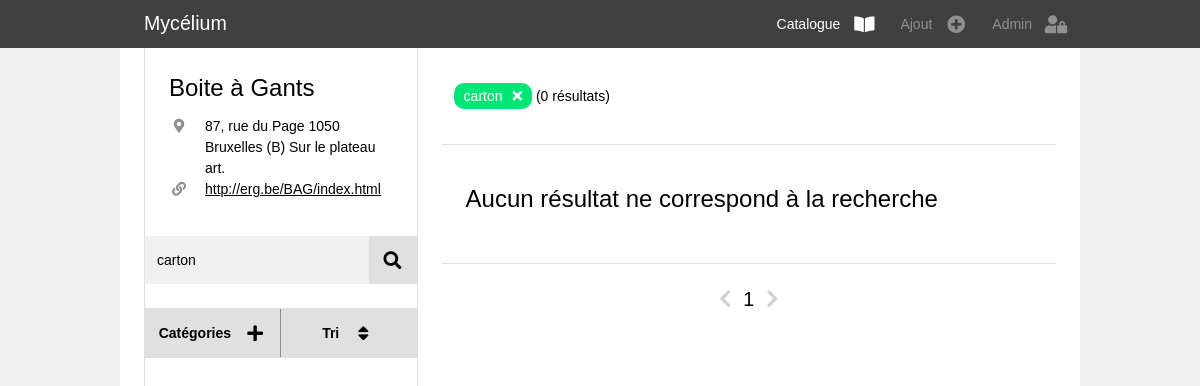
Page /catalogue.php?r=bag&q=carton on the earlier database version.
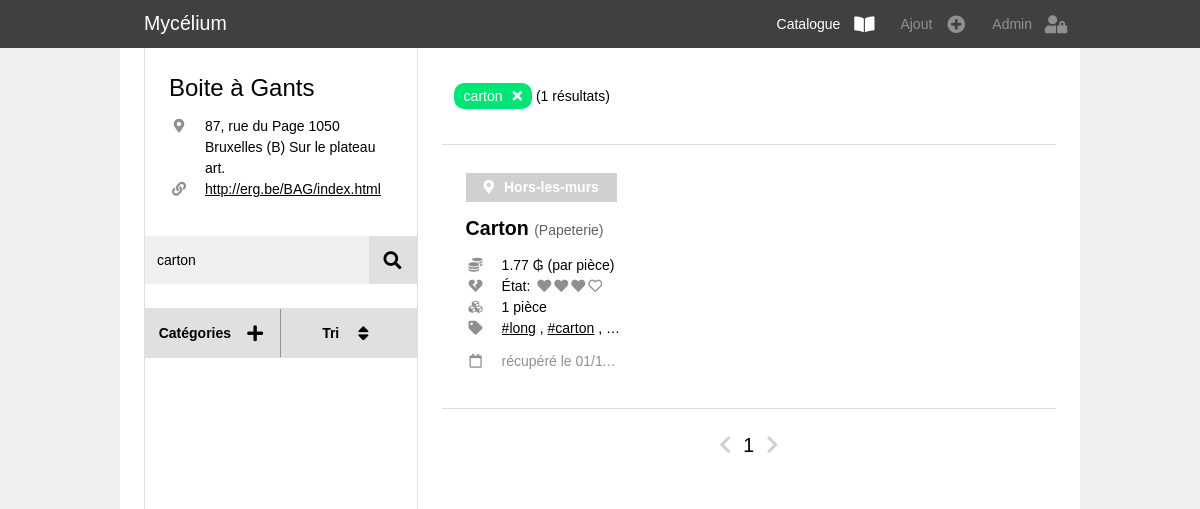
Same page on the later database version.
### tables this page shows
CREATE TABLE IF NOT EXISTS `recuperatheques` (
  `ID` int(11) NOT NULL AUTO_INCREMENT,
  `nom` varchar(255) NOT NULL,
  `adresse` varchar(255) NOT NULL,
  `monnaie` varchar(8) NOT NULL,
  `telephone` varchar(16) NOT NULL,
  `mdp` varchar(32) NOT NULL,
  `site` varchar(255) NOT NULL,
  `raccourci` varchar(16) NOT NULL,
  PRIMARY KEY (`ID`)
);

CREATE TABLE IF NOT EXISTS `bag` (
  `ID` int(11) NOT NULL AUTO_INCREMENT,
  `ID_categorie` int(11) NOT NULL,
  `ID_souscategorie` int(11) NOT NULL,
  `pieces` int(11) NOT NULL,
  `dimensions` varchar(255) NOT NULL,
  `etat` int(11) NOT NULL,
  `tags` text NOT NULL,
  `remarques` text NOT NULL,
  `date_ajout` datetime NOT NULL DEFAULT CURRENT_TIMESTAMP,
  `poids` float NOT NULL,
  `prix` float NOT NULL,
  `localisation` varchar(255) NOT NULL,
  PRIMARY KEY (`ID`)
);

CREATE TABLE IF NOT EXISTS `souscategorie` (
  `ID` int(11) NOT NULL AUTO_INCREMENT,
  `nom` varchar(255) NOT NULL,
  `ID_categorie` int(11) NOT NULL,
  `unite` varchar(255) NOT NULL,
  `prix` float NOT NULL,
  PRIMARY KEY (`ID`)
);

CREATE TABLE IF NOT EXISTS `categorie` (
  `ID` int(11) NOT NULL AUTO_INCREMENT,
  `nom` varchar(255) NOT NULL,
  `score` int(11) NOT NULL,
  PRIMARY KEY (`ID`)
);

### connection_db.php (called while the page is built, shortened)
<?php
  function link_construct($params, $web_page = 1){
    if ($web_page==1){
      $web_page = basename($_SERVER['PHP_SELF']);
    }
    $getURL = $web_page . '?' . http_build_query(array_merge($_GET, $params));
    return $getURL;
  }
?>

### catalogue.php (the view, shortened to what this page needs)
<!DOCTYPE html>
<html lang="en">
<head>
  <link rel="stylesheet" href="css/w3.css">
  <link rel="stylesheet" href="https://use.fontawesome.com/releases/v5.7.0/css/all.css">
  <link rel="stylesheet" href="https://indestructibletype.com/fonts/Jost.css" type="text/css" charset="utf-8" />
  <link rel="stylesheet" href="css/main.css">
  <link rel="stylesheet" href="css/menu.css">
  <link rel="stylesheet" href="css/item.css">
</head>
<body>
  <?php
    include('connection_db.php')
  ?>
  <?php
    $req = $bdd->prepare(' SELECT raccourci FROM recuperatheques ');
    $req->execute();
    $recuperatheques = array();
    while($item = $req->fetch()){
      array_push($recuperatheques,$item['raccourci']);
    }
    if (isset($_GET['r']) && in_array($_GET['r'], $recuperatheques)){
      $recuperatheque = htmlspecialchars($_GET['r']);
    } else{
      $recuperatheque = "bag";
    }
  ?>
  <?php
    include('categories_system.php');
  ?>
  <?php
    if (isset($_GET['q'])){
      $query = htmlspecialchars($_GET['q']);
    } else{
      $query = null;
    }
    $tri_option = array('date_ajout' => 'Date de récupération',
                        'prix' => 'Prix par pièce',
                        'etat' => 'État d\'usure',
                        'pieces' => 'Pièces disponibles');
    if (isset($_GET['order']) && array_key_exists($_GET['order'], $tri_option)){
      $tri = htmlspecialchars($_GET['order']);
    } else{
      $tri = 'date_ajout';
    }
    if(isset($_GET['catsearch']) and $_GET['catsearch']!=0
    and array_key_exists($_GET['catsearch'], $system)){
      $catsearch = htmlspecialchars($_GET['catsearch']);
    } else{
      $catsearch = null;
    }
    if(isset($_GET['sscatsearch']) and $_GET['sscatsearch']!=0
      and array_key_exists($_GET['sscatsearch'], $system[$catsearch]['sscats'])){
      $sscatsearch = htmlspecialchars($_GET['sscatsearch']);
    } else{
      $sscatsearch = null;
    }
    if (isset($_GET['page']) && is_numeric($_GET['page'])) {
      $page = (int) htmlspecialchars($_GET['page']);
    } else{
      $page = 1;
    }
  ?>
  <?php
    include('header.php');
  ?>
  <div class="quasi-fullwidth space-header">
    <div class="catalogue">
      <div class="flex-menu">
        <div class="recuperatheque-info">
          <?php
            $req = $bdd->prepare(' SELECT * FROM recuperatheques WHERE raccourci = :recuperatheque ');
            $req->bindValue(':recuperatheque', $recuperatheque , PDO::PARAM_STR);
            $req->execute();
            while($item = $req->fetch()){?>
              <h3> <?php echo $item['nom'] ;?> </h3>
              <?php if ($item['adresse']){ ?>
                <div class="item-info-line">
                  <i class="fas fa-map-marker-alt item-icon"></i>
                  <div class="item-info"> <?php echo $item['adresse'];?> </div>
                </div>
                <?php
                }
              ?>
              <?php if ($item['site']){ ?>
                <div class="item-info-line">
                  <i class="fas fa-link item-icon"></i>
                  <a class="item-info" href="<?php echo $item['site'];?>" target="_blank"> <?php echo $item['site'];?></a>
                </div>
              <?php
              }
            }
          ?>
        </div>
        <form class="search-bar" action="catalogue.php" method="GET">
          <input type="text" class="search-bar-input" name="q" placeholder="Recherche..." value="<?php echo $query?>">
          <button class="w3-large fa fa-search search-bar-button" type="submit"></button>
        </form>
        <div class="menu-container" id="menu-container">
          <div class="menu-bar">
            <button id="cat-button" class="button-flex menu-button separation" onclick="openMenu(event,'categories')">
              <div class="button-title">Catégories</div>
              <i class='button-icon w3-large fas fa-plus'></i>
            </button>
            <button id="tri-button" class="button-flex menu-button" onclick="openMenu(event,'tri')">
              <div class="button-title">Tri</div>
              <i class='button-icon w3-large fas fa-sort'></i>
            </button>
          </div>
        </div>
      </div>
      <div class="flex-items">
        <?php
          $limit= 12;
          $starting_limit = ($page-1)*$limit;
          $req = $bdd->prepare('  SELECT COUNT(*) AS total
          FROM ' . $recuperatheque . ' c
          INNER JOIN categorie cat ON c.ID_categorie=cat.ID
          INNER JOIN souscategorie sscat ON c.ID_souscategorie=sscat.ID
          WHERE (cat.nom LIKE :search OR sscat.nom LIKE :search OR dimensions LIKE :search OR tags LIKE :search OR remarques LIKE :search)
          AND (c.ID_souscategorie = :sscatsearch OR :sscatsearch is null)
          AND (c.ID_categorie = :catsearch OR :catsearch is null)
          ');
          $req->bindValue(':search', '%' . $query . '%', PDO::PARAM_STR);
          $req->bindValue(':sscatsearch', $sscatsearch, PDO::PARAM_INT);
          $req->bindValue(':catsearch', $catsearch, PDO::PARAM_INT);
          $req->execute();
          $total_count = $req->fetch()['total'];
          $req = $bdd->prepare('  SELECT
          c.ID AS ID_item, c.ID_categorie, c.ID_souscategorie, c.pieces AS pieces, c.dimensions AS dimensions, c.etat AS etat, c.tags AS tags,
          c.prix AS prix, c.poids AS poids, c.remarques AS remarques, c.localisation AS localisation,
          c.date_ajout AS date_ajout, DATE_FORMAT(c.date_ajout, \'%d/%m/%Y\') AS date_ajout_fr,
          cat.ID, cat.nom AS categorie,
          sscat.ID AS sscatID, sscat.ID_categorie, sscat.unite AS unitesscat, sscat.prix AS prixsscat, sscat.nom AS sous_categorie
          FROM ' . $recuperatheque . ' c
          INNER JOIN categorie cat ON c.ID_categorie=cat.ID
          INNER JOIN souscategorie sscat ON c.ID_souscategorie=sscat.ID
          WHERE (cat.nom LIKE :search OR sscat.nom LIKE :search OR dimensions LIKE :search OR tags LIKE :search OR remarques LIKE :search)
          AND (c.ID_souscategorie = :sscatsearch OR :sscatsearch is null)
          AND (c.ID_categorie = :catsearch OR :catsearch is null)
          ORDER BY ' . $tri . ' DESC
          LIMIT ' . $starting_limit . ', ' . $limit
          );
          $req->bindValue(':search', '%' . $query . '%', PDO::PARAM_STR);
          $req->bindValue(':sscatsearch', $sscatsearch, PDO::PARAM_INT);
          $req->bindValue(':catsearch', $catsearch, PDO::PARAM_INT);
          $req->execute();
        ?>
        <div class="search-resume-wrapper">
          <div class="search-resume">
            <?php
              if($query != '' || $catsearch != 0){
                if($query != ''){
                  ?>
                    <a href=" <?php echo link_construct(array('q'=>null)) ?> ">
                      <?php echo $query ?>
                    </a>
                  <?php
                }
                  ?>
                  <?php
              }
              echo ' (' . $total_count . ' résultats)';
            ?>
          </div>
        </div>
        <div class="items-container">
          <?php
            if ($req->rowCount() > 0) {
              while($item = $req->fetch()){
                ?>
                  <div class="item-wrapper">
                    <?php include('item.php');?>
                  </div>
                <?php
              }
            }
            else {
              echo '<h3 class="erreur"> Aucun résultat ne correspond à la recherche </h3>';
            }
          ?>
        </div>
        <div class="page-nav">
          <a href= <?php echo link_construct(array('page'=>$page-1)) ?>
             class="<?php if($page-1 <= 0){ echo 'disabled'; } ?>">
             <i class='fas fa-chevron-left'></i>
          </a>
          <?php echo $page; ?>
          <a href= <?php echo link_construct(array('page'=>$page+1)) ?>
             class="<?php if(($page)*$limit >= $total_count){ echo 'disabled'; } ?>">
             <i class='fas fa-chevron-right'></i>
          </a>
        </div>
      </div>
    </div>
  </div>
</body>
</html>

### header.php
<div class="header-container">
  <div class="header quasi-fullwidth">
    <div class="header-title"><a href="catalogue.php">Mycélium</a></div>
    <a href="catalogue.php" class="nav-button
      <?php if(in_array(basename($_SERVER['PHP_SELF']),array("catalogue.php","item_page.php"))){
          echo "page-selected"; } ?>">
      <div class="nav-title">Catalogue</div>
      <i class="nav-icon w3-large fas fa-book-open"></i>
    </a>
    <a href="add_form.php" class="nav-button
      <?php if(basename($_SERVER['PHP_SELF'])=="add_form.php"){
          echo "page-selected"; } ?>">
      <div class="nav-title">Ajout</div>
      <i class="nav-icon w3-large fas fa-plus-circle"></i>
    </a>
    <a href="log.php" class="nav-button
      <?php if(basename($_SERVER['PHP_SELF'])=="log.php"){
          echo "page-selected"; } ?>">
      <div class="nav-title">Admin</div>
      <i class="nav-icon w3-large fas fa-user-lock"></i>
    </a>
  </div>
</div>

### item.php (shortened to what this page needs)
<?php
  $prix = $item['prix'];
  $piece = "1 pièce";
  $tags = explode(", ",$item['tags']);
?>
<div class='item'>
  <?php if(basename($_SERVER['PHP_SELF'])=="catalogue.php"){ ?>
    <a class="item-link" href="item_page.php?r=<?php echo $recuperatheque?>&id=<?php echo $item['ID_item']?>">
    <?php
    }
  ?>
  <div class="item-photo-container">
      <?php
        if ($item['localisation']){ ?>
            <div class="hors-les-murs"> <i class="fas fa-map-marker-alt"></i> Hors-les-murs </div>
        <?php
        }
      ?>
  </div>
  <?php if(basename($_SERVER['PHP_SELF'])=="catalogue.php"){?>
    </a>
    <?php
    }
  ?>
  <div class="item-text-container">
    <div class='item-categorie-container'>
      <?php
      if ($item['sous_categorie']!='Autre'){
        ?>
        <span class="item-souscategorie"> <?php echo $item['sous_categorie']; ?> </span>
        <span class="item-categorie"> (<?php echo $item['categorie']; ?>) </span>
      <?php
      }
      else{
        ?>
        <span class="item-souscategorie"> <?php echo $item['categorie']; ?> </span>
      <?php
      }
      ?>
    </div>
    <div class="item-info-container">
      <div class="item-info-line">
        <i class='fas fa-coins item-icon'></i>
        <div class="item-info"><?php echo $prix; ?> ₲ (par pièce) </div>
      </div>
      <div class="item-info-line">
        <i class='fas fa-heart-broken item-icon'></i>
        <div class="item-info"> État:
          <span class='etat-icon-container'>
          <?php
          for($n = 0; $n < 4; $n++){
            if($item['etat'] > $n){
              echo '<i class="fas fa-heart"></i>' ;
            } else{
              echo '<i class="far fa-heart"></i>' ;
            }
          }
          ?>
          </span>
        </div>
      </div>
      <div class="item-info-line">
        <i class='fas fa-cubes item-icon'></i>
        <div class="item-info"><?php echo $piece; ?></div>
      </div>
    </div>
    <div class='item-tags-container'>
      <div class="item-info-line">
        <i class='fas fa-tag item-icon'></i>
        <div class="item-info">
          <?php
            for($n = 0; $n < count($tags); $n++){?>
              <a class="item-tag" href= <?php echo link_construct(array('q'=>$tags[$n],'id'=>null), 'catalogue.php') ?> >#<?php echo $tags[$n];?></a>
              <?php
              if($n!=count($tags)-1){ echo ', '; }
            }
          ?>
        </div>
      </div>
    </div>
    <div class="item-date-container">
      <div class="item-info-line">
        <i class='far fa-calendar item-icon'></i>
        <div class="item-info">récupéré le <?php echo $item['date_ajout_fr']; ?></div>
      </div>
    </div>
  </div>
</div>

### css/w3.css (style rules this page uses)
*,*:before,*:after { box-sizing:inherit }
html { -ms-text-size-adjust:100%;-webkit-text-size-adjust:100% }
body { margin:0 }
a { background-color:transparent }
button,input,select,textarea,optgroup { font:inherit;margin:0 }
button,input { overflow:visible }
button,select { text-transform:none }
button,[type=button],[type=reset],[type=submit] { -webkit-appearance:button }
html,body { font-family:Verdana,sans-serif;font-size:15px;line-height:1.5 }
html { overflow-x:hidden }
h3 { font-size:24px }
h1,h2,h3,h4,h5,h6 { font-family:"Segoe UI",Arial,sans-serif;font-weight:400;margin:10px 0 }
a { color:inherit }
.w3-large { font-size:18px!important }

### css/main.css (style rules this page uses)
html, body { background: #F0F0F0; margin: 0; font-weight: 400; font-size: 14px; line-height: 1.5; }
html, body, p, h1, h2, h3, h4, h5, h6 { font-family: 'Jost', Helvetica, arial, sans-serif !important; }
*, *:before, *:after { box-sizing: inherit; }
@media (min-width: 993px) { .quasi-fullwidth { margin: 0 auto 0; max-width: 80%; } }
.space-header { margin-top: 48px; }
.catalogue { background: #F0F0F0; display: flex; flex-direction: row; flex-wrap: wrap; }
@media (min-width: 993px) { .catalogue { background: white; padding: 0 24px 0; } }
.catalogue > * { flex: 1 100%; }
@media (min-width:993px) { .flex-menu { flex-basis: 30%; border-left: 1px solid #E0E0E0; border-right: 1px solid #E0E0E0; box-sizing: border-box; max-width: 30%; min-height: 100vh; padding-bottom: 48px; } }
@media (min-width:993px) { .flex-items { flex-basis: 70%; padding-left: 24px; } }
button { background-color: #E0E0E0; color: black; border: none; text-align: center; text-decoration: none; display: inline-block; padding: 0; font-weight: bold; font-size: 1rem; margin: 0px; position: relative; overflow: hidden; white-space: nowrap; }
.button-flex { height: 48px; display: flex; align-items: center; justify-content: center; }
.button-title { padding-left: 12px; }
.button-icon { width: 48px; text-align: center; }
.header-container { width: 100%; height: 48px; background: #404040; color: white; position: fixed; top: 0; z-index: 11; }
.header { height: 100%; display: flex; flex-direction: row; flex-wrap: nowrap; justify-content: flex-start; align-items: stretch; }
.header a { text-decoration: none; }
.header-title { flex-grow: 1; font-size: 19.6px; padding-left: 24px; display: flex; align-items: center; }
.header .nav-button { color: #909090; margin: 0 0px 0; display: flex; align-items: center; }
.header .nav-title { display: none; padding-left: 12px; }
.header .nav-icon { width: 48px; text-align: center; }
@media (min-width: 601px) { .header .nav-title { display: block; } }
.header .nav-button.page-selected { color: white; }
.w3-large { font-size:18px!important }
.erreur { margin-top: 0; padding: 24px; background: white; }

Differences in the rows shown:
added bag: localisation "Récupérathèque" (drawn), ID_souscategorie.nom "Carton", ID_categorie.nom "Papeterie", prix "1.77", etat 3 (drawn), tags "long", tags "carton", date_ajout_fr "01/1…"
Other differences:
$total_count: "0" → "1"
text no longer shown: "Aucun résultat ne correspond à la recherche"
